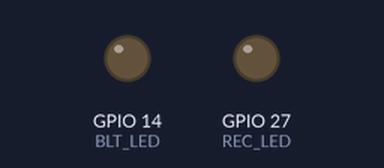
The sketch below on a simulated ESP32. Shown: output pins drawn as LEDs (lit = HIGH). WiFi joins after 1.5 s; servers stay silent unless stated; I2S audio is not simulated (input reads silence); uploads are accepted with an empty reply; storage starts empty; what the sketch prints to the serial monitor is not drawn.

Above: at 0.0 s.
At 2.6 s:
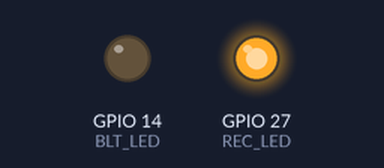
Timing chart, 0 to 21.5 s (numbered marks = the images above):
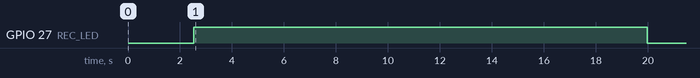

The sketch:

codigo.ino
```cpp
/*
- ESP32-Boards version: 3.0.7
- **Nota: No funciono la captura del audio con la board esp32 version 2.0.5 que es la que suelo usar, si grababa pero audio en blanco.) usar version 3.0.7
- Board: ESP32 Dev Module
*/
#include <SPIFFS.h>
#include <driver/i2s.h>
#include <WiFi.h>
#include <HTTPClient.h>
#include "esp_task_wdt.h"

const char* ssid = "WILLIAN-2.4G-pJAt";
const char* password = "942900777";
const char* UPLOAD_ENDPOINT = "http://192.168.18.42:8000/upload";

#define I2S_WS 25
#define I2S_SD 34
#define I2S_SCK 26
#define SAMPLE_RATE 16000 // 16 kilohertz (kHz)
#define TARGET_SIZE 524288 //512kb - 16seconds
#define BUFFER_SIZE 1024

#define REC_LED 27
#define BLT_LED 14

int32_t i2sBuffer[BUFFER_SIZE];


void setup() {
    pinMode(REC_LED, OUTPUT);
    pinMode(BLT_LED, OUTPUT);

    Serial.begin(115200);
    delay(1000);
    esp_task_wdt_deinit();

    WiFi.begin(ssid, password);
    Serial.print("Connecting to WiFi");
    while (WiFi.status() != WL_CONNECTED) { delay(500); Serial.print("."); }
    Serial.println(" Connected!");

    if (!SPIFFS.begin(true)) {
        Serial.println("SPIFFS mount failed, formatting...");
        if (!SPIFFS.format() || !SPIFFS.begin(true)) { Serial.println("SPIFFS not available"); return; }
    }

    i2s_config_t i2s_config = {
        .mode = (i2s_mode_t)(I2S_MODE_MASTER | I2S_MODE_RX),
        .sample_rate = SAMPLE_RATE,
        .bits_per_sample = I2S_BITS_PER_SAMPLE_32BIT,
        .channel_format = I2S_CHANNEL_FMT_ONLY_LEFT,
        .communication_format = I2S_COMM_FORMAT_I2S,
        .intr_alloc_flags = ESP_INTR_FLAG_LEVEL1,
        .dma_buf_count = 4,
        .dma_buf_len = 256,
        .use_apll = false
    };
    i2s_pin_config_t pin_config = { .bck_io_num = I2S_SCK, .ws_io_num = I2S_WS, .data_out_num = I2S_PIN_NO_CHANGE, .data_in_num = I2S_SD };
    i2s_driver_install(I2S_NUM_0, &i2s_config, 0, NULL);
    i2s_set_pin(I2S_NUM_0, &pin_config);

    SPIFFS.remove("/audio.wav");
    File file = SPIFFS.open("/audio.wav", FILE_WRITE);
    uint8_t wavHeader[44] = {0};
    file.write(wavHeader, 44);

    size_t totalBytes = 0;
    Serial.println("Recording audio...");

    digitalWrite(REC_LED, HIGH);

    while (totalBytes < TARGET_SIZE) {
        size_t bytesRead = 0;
        i2s_read(I2S_NUM_0, (char*)i2sBuffer, sizeof(i2sBuffer), &bytesRead, portMAX_DELAY);
        int samplesRead = bytesRead / sizeof(int32_t);
        for (int i = 0; i < samplesRead; i++) {
            int16_t sample16 = (int16_t)(i2sBuffer[i] >> 14);
            file.write((uint8_t*)&sample16, sizeof(sample16));
            totalBytes += sizeof(sample16);
            if (totalBytes >= TARGET_SIZE) break;
        }
    }

    file.seek(0);
    uint32_t dataSize = totalBytes, fileSize = dataSize + 36, byteRate = SAMPLE_RATE * 2;
    uint8_t header[44] = {
        'R','I','F','F',
        (uint8_t)(fileSize & 0xFF), (uint8_t)((fileSize >> 8) & 0xFF),
        (uint8_t)((fileSize >> 16) & 0xFF), (uint8_t)((fileSize >> 24) & 0xFF),
        'W','A','V','E','f','m','t',' ', 16,0,0,0, 1,0, 1,0,
        (uint8_t)(SAMPLE_RATE & 0xFF), (uint8_t)((SAMPLE_RATE >> 8) & 0xFF),
        (uint8_t)((SAMPLE_RATE >> 16) & 0xFF), (uint8_t)((SAMPLE_RATE >> 24) & 0xFF),
        (uint8_t)(byteRate & 0xFF), (uint8_t)((byteRate >> 8) & 0xFF),
        (uint8_t)((byteRate >> 16) & 0xFF), (uint8_t)((byteRate >> 24) & 0xFF),
        2,0, 16,0,
        'd','a','t','a',
        (uint8_t)(dataSize & 0xFF), (uint8_t)((dataSize >> 8) & 0xFF),
        (uint8_t)((dataSize >> 16) & 0xFF), (uint8_t)((dataSize >> 24) & 0xFF)
    };
    file.write(header, 44);
    file.close();
    Serial.println("Recording complete");

    digitalWrite(REC_LED, LOW);

    if (WiFi.status() == WL_CONNECTED) {
        HTTPClient http;
        http.begin(UPLOAD_ENDPOINT);

        http.addHeader("Content-Type", "audio/wav");
        File wavFile = SPIFFS.open("/audio.wav", FILE_READ);
        int code = http.sendRequest("POST", &wavFile, wavFile.size());
        wavFile.close();
        if (code > 0) Serial.printf("File uploaded, server response: %d\n", code);
        else Serial.printf("Upload error: %s\n", http.errorToString(code).c_str());
        http.end();
    }

}

void loop() {}
```
